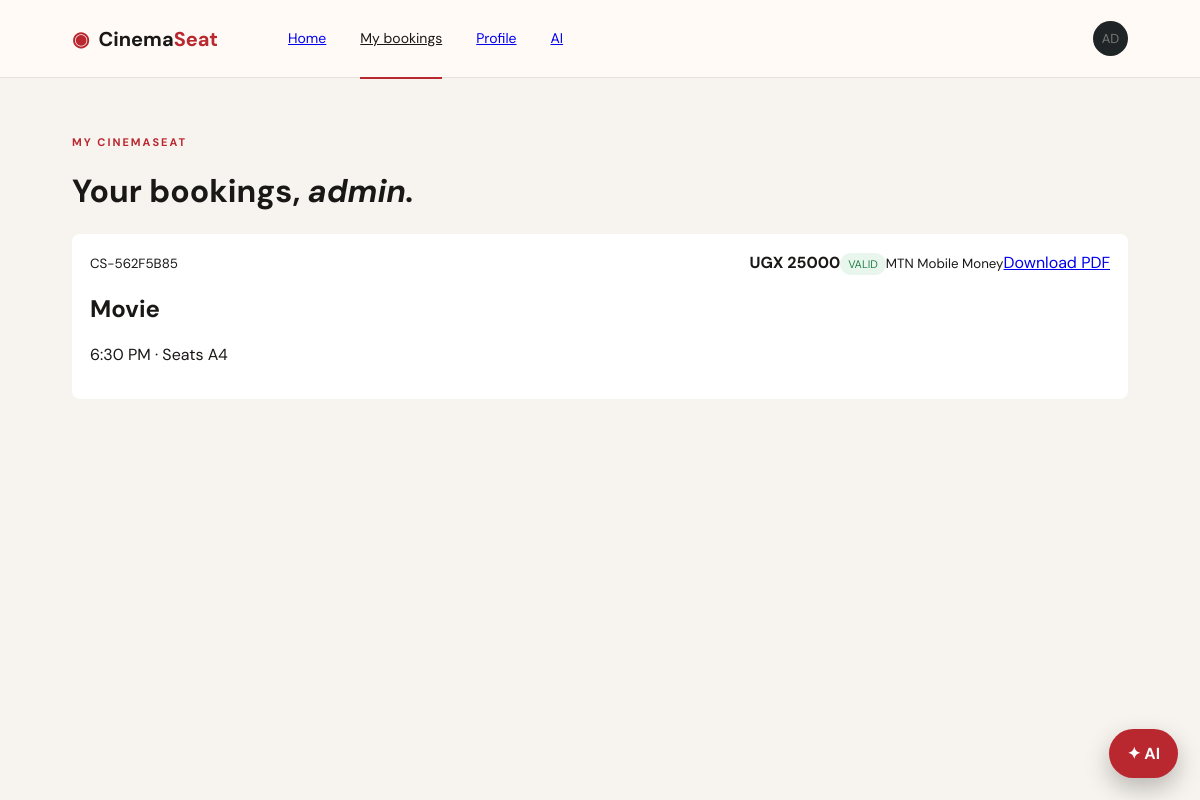
The page /bookings/ (signed in) on the database its author committed.
### cinemaseat/models.py (models this page shows, shortened)
class Ticket(models.Model):
    reference = models.CharField(max_length=30, unique=True)
    customer_name = models.CharField(max_length=120)
    customer_username = models.CharField(max_length=150, blank=True)
    movie = models.CharField(max_length=180)
    show_time = models.CharField(max_length=40)
    seats = models.CharField(max_length=255)
    total = models.PositiveIntegerField(default=0)
    payment_method = models.CharField(max_length=40)
    qr_payload = models.TextField()
    status = models.CharField(max_length=20, default='valid')
    created_at = models.DateTimeField(auto_now_add=True)
    scanned_at = models.DateTimeField(null=True, blank=True)
    scanned_by = models.CharField(max_length=150, blank=True)

### cinemaseat/views.py (the view)
# urls.py: path("bookings/", views.my_bookings, name="my_bookings"),
@login_required(login_url='/login/')
def my_bookings(request):
    tickets = Ticket.objects.filter(customer_username=request.user.username).order_by('-created_at')
    return render(request, 'cinemaseat/bookings.html', {'tickets': tickets, 'user_initials': (request.user.first_name or request.user.username)[:2].upper()})

### cinemaseat/templates/cinemaseat/bookings.html (shortened to what this page needs)
{% load static %}
<!doctype html>
<html>
<head>
<link rel="stylesheet" href="{% static 'cinemaseat/style.css' %}">
</head>
<body>
<nav>
  <a class="brand" href="/">◉ <span>Cinema<span>Seat</span></span></a>
  <div class="navlinks"><a href="/">Home</a><a class="active" href="/bookings/">My bookings</a><a href="/profile/">Profile</a><a href="/ai/">AI</a></div>
  <div class="navright"><a class="avatar" href="/profile/">{{ user_initials }}</a></div>
</nav>
<main class="bookings-page">
  <p class="eyebrow">MY CINEMASEAT</p>
  <h1>Your bookings, <em>{{ user.first_name|default:user.username }}.</em></h1>
  {% for ticket in tickets %}
    <article class="booking-record">
      <div><small>{{ ticket.reference }}</small><h2>{{ ticket.movie }}</h2><p>{{ ticket.show_time }} · Seats {{ ticket.seats }}</p></div>
      <div><b>UGX {{ ticket.total|floatformat:0 }}</b><span class="status {{ ticket.status }}">{{ ticket.status|upper }}</span><small>{{ ticket.payment_method }}</small><a href="/ticket/{{ ticket.reference }}.pdf">Download PDF</a></div>
    </article>
  {% empty %}
    <div class="empty-bookings"><h2>No bookings yet.</h2><p>Choose a movie, select a showtime, and your ticket will appear here.</p><a class="btn primary" href="/">Book a movie</a></div>
  {% endfor %}
</main>
<a class="ai-launcher" href="/ai/" aria-label="Open CinemaSeat AI">✦ AI</a></body>
</html>

### cinemaseat/static/cinemaseat/style.css (style rules this page uses)
:root { --red:#b9272f;--ink:#191817;--muted:#817b76;--cream:#f7f4ef;--gold:#d99b38 }
* { box-sizing:border-box }
body { margin:0;background:var(--cream);color:var(--ink);font-family:'DM Sans',sans-serif }
nav { height:78px;padding:0 6%;display:flex;align-items:center;border-bottom:1px solid #e7e1da;background:#fffaf6;gap:70px }
.brand { font-weight:700;font-size:20px;color:var(--red);text-decoration:none;display:flex;gap:9px;align-items:center }
.brand>span { color:var(--ink) }
.brand span span { color:var(--red) }
.navlinks { display:flex;gap:34px;color:#8d8580;font-size:14px }
.navlinks a { padding:30px 0 }
.navlinks .active { color:var(--ink);border-bottom:2px solid var(--red) }
.navright { margin-left:auto;display:flex;align-items:center;gap:18px }
.avatar { background:#1f2526;color:#fff;border-radius:50%;width:35px;height:35px;display:grid;place-items:center;font-size:11px }
.eyebrow { letter-spacing:2px;color:var(--red);font-size:11px;font-weight:700 }
.navright a { font-size:13px;color:#777;text-decoration:none }
.bookings-page { padding:46px 6% }
.booking-record { display:flex;justify-content:space-between;gap:18px;background:#fff;border-radius:8px;padding:18px;margin:14px 0 }
.status { display:inline-block;border-radius:20px;padding:4px 8px;font-size:11px;background:#e9f6ed;color:#27834a }
.ai-launcher { position:fixed;right:22px;bottom:22px;z-index:1000;background:#b9272f;color:#fff;text-decoration:none;font-weight:bold;border-radius:999px;padding:14px 18px;box-shadow:0 10px 24px rgba(0,0,0,.25) }

### rows shown on the page
Ticket: reference "CS-562F5B85", movie "Movie", show_time "6:30 PM", seats "A4", total "25000", status "VALID", payment_method "MTN Mobile Money"

### other values the page prints
{{ user_initials }} "AD"
{{ user.first_name|default:user.username }} "admin"
